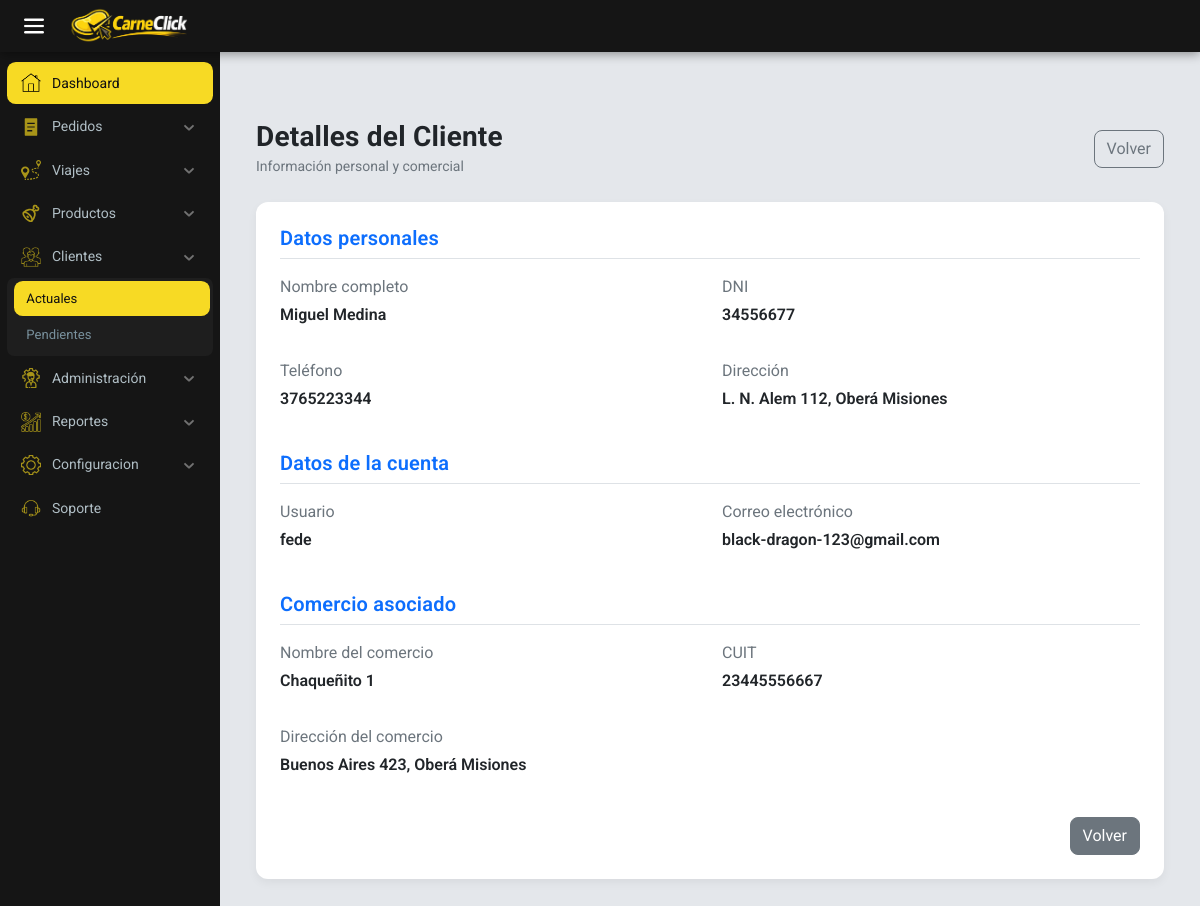
The app's page /encargado/clientes/detalles/3/ (signed in) with its own data.
### encargado/models.py (models this page shows, shortened)
class Cliente(models.Model):
    nombre = models.CharField(max_length=200)
    apellido = models.CharField(max_length=200)
    dni = models.IntegerField()
    direccion = models.CharField(max_length=200)
    telefono = models.IntegerField()
    comercio = models.ForeignKey(Comercio, on_delete=models.CASCADE)
    user = models.ForeignKey(User, on_delete=models.CASCADE)

class Comercio(models.Model):
    nombre = models.CharField(max_length=200)
    cuit = models.IntegerField()
    direccion = models.CharField(max_length=200)

### encargado/views.py (the view)
@group_required('Encargado')
def ver_detalles_clientes(request, user_id):
    user = get_object_or_404(User, pk=user_id)
    cliente = get_object_or_404(Cliente, user=user)
    return render(request, 'html/clientes/detalles_clientes.html', {
        'clientes': cliente,
        'user': user,
    })

### carneclick/context_processors.py (called while the page is built)
def client_info(request):
    cliente = None
    comercio_nombre = ''
    try:
        if request.user and request.user.is_authenticated:
            from encargado.models import Cliente as ClienteModel
            cliente = ClienteModel.objects.filter(
                user=request.user).select_related('comercio').first()
            if cliente and getattr(cliente, 'comercio', None):
                comercio_nombre = cliente.comercio.nombre
    except Exception:
        cliente = None
        comercio_nombre = ''
    return {
        'cliente_obj': cliente,
        'comercio_nombre': comercio_nombre,
    }

### encargado/templates/html/clientes/detalles_clientes.html
{% extends "base_encargado.html" %}
{% block content %}
<div class="container my-5">
  <div class="d-flex justify-content-between align-items-center mb-4">
    <div>
      <h3 class="fw-bold mb-0">Detalles del Cliente</h3>
      <small class="text-muted">Información personal y comercial</small>
    </div>
    <a href="{% url 'encargado:clientes_pendientes_e' %}" class="btn btn-outline-secondary">Volver</a>
  </div>
  <div class="card shadow-sm border-0">
    <div class="card-body p-4">
      <h5 class="border-bottom pb-2 mb-3 text-primary">Datos personales</h5>
      <div class="row mb-3">
        <div class="col-md-6">
          <p class="mb-1 text-muted">Nombre completo</p>
          <p class="fw-semibold">
            {{ clientes.nombre }} {{ clientes.apellido }}
          </p>
        </div>
        <div class="col-md-6">
          <p class="mb-1 text-muted">DNI</p>
          <p class="fw-semibold">{{ clientes.dni }}</p>
        </div>
      </div>
      <div class="row mb-3">
        <div class="col-md-6">
          <p class="mb-1 text-muted">Teléfono</p>
          <p class="fw-semibold">{{ clientes.telefono }}</p>
        </div>
        <div class="col-md-6">
          <p class="mb-1 text-muted">Dirección</p>
          <p class="fw-semibold">{{ clientes.direccion }}</p>
        </div>
      </div>
      <h5 class="border-bottom pb-2 mt-4 mb-3 text-primary">
        Datos de la cuenta
      </h5>
      <div class="row mb-3">
        <div class="col-md-6">
          <p class="mb-1 text-muted">Usuario</p>
          <p class="fw-semibold">{{ clientes.user.username }}</p>
        </div>
        <div class="col-md-6">
          <p class="mb-1 text-muted">Correo electrónico</p>
          <p class="fw-semibold">{{ clientes.user.email }}</p>
        </div>
      </div>
      <h5 class="border-bottom pb-2 mt-4 mb-3 text-primary">
        Comercio asociado
      </h5>
      <div class="row mb-3">
        <div class="col-md-6">
          <p class="mb-1 text-muted">Nombre del comercio</p>
          <p class="fw-semibold">{{ clientes.comercio.nombre }}</p>
        </div>
        <div class="col-md-6">
          <p class="mb-1 text-muted">CUIT</p>
          <p class="fw-semibold">{{ clientes.comercio.cuit }}</p>
        </div>
      </div>
      <div class="row mb-3">
        <div class="col-md-6">
          <p class="mb-1 text-muted">Dirección del comercio</p>
          <p class="fw-semibold">{{ clientes.comercio.direccion }}</p>
        </div>
      </div>
      <div class="d-flex justify-content-end gap-2 mt-4">
        <a href="javascript:history.back()" class="btn btn-secondary">
    Volver
</a>
    </div>
  </div>
</div>
{% endblock %}

### carneclick/static/css/theme.css (style rules this page uses)
:root { --brand-bg: #f7f9fc; --brand-text: #212529; --brand-muted: #6c757d; --brand-primary: #0d6efd; --brand-success: #198754; --brand-warning: #ffc107; --brand-danger: #dc3545; --brand-info: #0dcaf0; --brand-border: #e9ecef; --brand-card-bg: #ffffff; }
html, body { background-color: var(--brand-bg); color: var(--brand-text); font-family: "Inter", system-ui, -apple-system, "Segoe UI", Roboto, "Helvetica Neue", Arial, "Noto Sans", "Liberation Sans", sans-serif; -webkit-font-smoothing: antialiased; -moz-osx-font-smoothing: grayscale; }
h1, h2, h3, h4, h5 { font-weight: 600; letter-spacing: 0.2px; }
small, .small, .text-muted { color: var(--brand-muted) !important; }
.card { border: 1px solid var(--brand-border); border-radius: 0.75rem; background: var(--brand-card-bg); }
.card.shadow-sm { box-shadow: 0 4px 10px rgba(0, 0, 0, 0.05) !important; }
.btn { border-radius: 0.5rem; }

### encargado/static/encargado/css/style_encargado.css (style rules this page uses)
:root { --background-color: #ffffff; --prymary-color: #F7DA24; --secondary-color: #151515; --text-color: #000000; --border-color: #ffffff; --sb-w: 220px; --sb-mini: 62px; --bar-h: 52px; --main-bg: #e4e7eb; }
* { margin: 0; padding: 0; box-sizing: border-box; font-family: "Roboto", sans-serif; }
body { width: 100%; min-height: 100vh; background-color: var(--main-bg); }

### records on screen
Cliente: nombre "Miguel", apellido "Medina", dni "34556677", telefono "3765223344", direccion "L. N. Alem 112, Oberá Misiones", user.username "fede", user.email "black-dragon-123@gmail.com", comercio.nombre "Chaqueñito 1", comercio.cuit "23445556667", comercio.direccion "Buenos Aires 423, Oberá Misiones"

### other values on screen
{{ ui.Dashboard }} "Dashboard"
{{ ui.Orders }} "Pedidos"
{{ ui.Trips }} "Viajes"
{{ ui.Products }} "Productos"
{{ ui.Clients }} "Clientes"
{{ ui.CurrentClients }} "Actuales"
{{ ui.PendingClients }} "Pendientes"
{{ ui.Administration }} "Administración"
{{ ui.Reports }} "Reportes"
{{ ui.Settings }} "Configuracion"
{{ ui.Support }} "Soporte"
